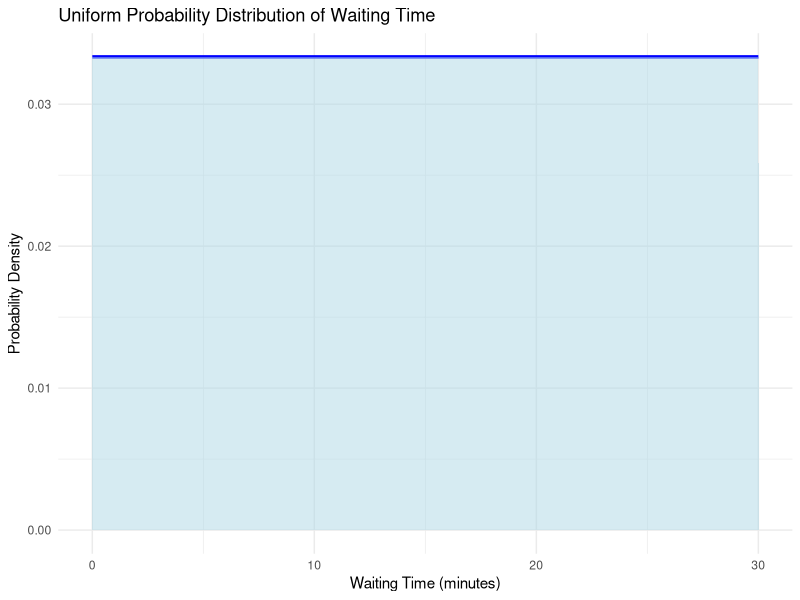
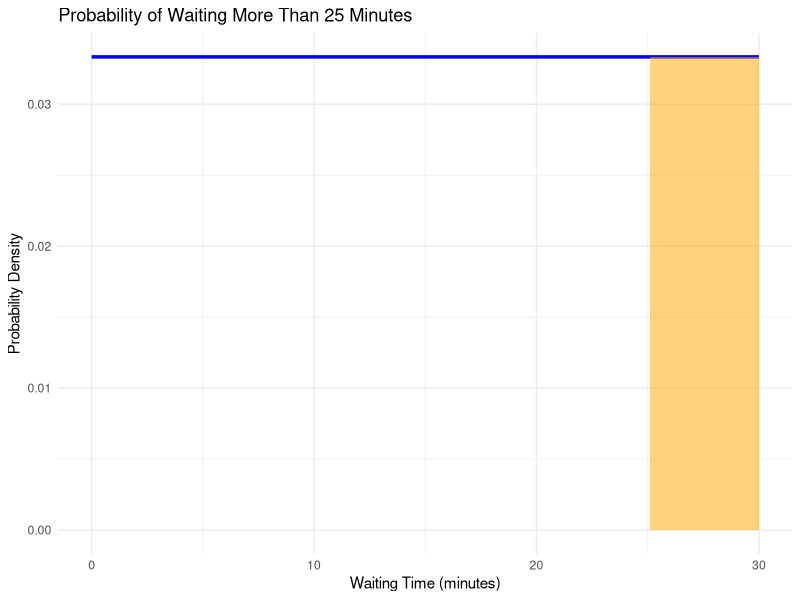
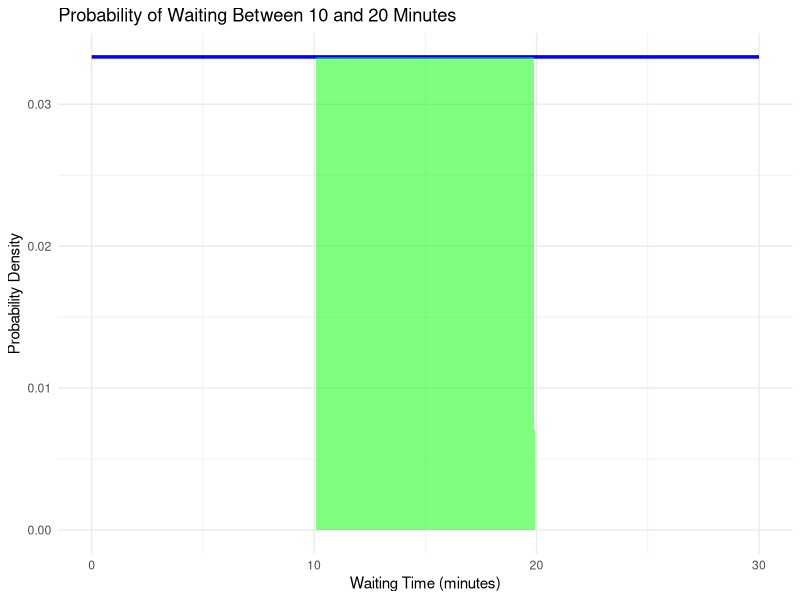

The R script that drew these images, in order:
#Page No.211
library(ggplot2)

min_time <- 0
max_time <- 30
height <- 1 / (max_time - min_time) 
height <- 1 / (max_time - min_time)
area <- height * (max_time - min_time)
mean_wait <- (min_time + max_time) / 2
std_dev <- sqrt((max_time - min_time)^2 / 12)
p_more_than_25 <- height * (max_time - 25)
p_between_10_20 <- height * (20 - 10)

cat("Height of uniform distribution:", height, "\n")
cat("Area of uniform distribution:", area, "\n")
cat("Mean wait time:", mean_wait, "minutes\n")
cat("Standard deviation of wait times:", round(std_dev, 2), "minutes\n")
cat("P(wait > 25):", round(p_more_than_25, 4), "\n")
cat("P(10 < wait < 20):", round(p_between_10_20, 4), "\n")


x_vals <- seq(min_time, max_time, by = 0.1)
y_vals <- rep(height, length(x_vals))
df <- data.frame(x = x_vals, y = y_vals)

ggplot(df, aes(x, y)) +
  geom_line(size = 1.2, color = "blue") +
  geom_area(fill = "lightblue", alpha = 0.5) +
  ggtitle("Uniform Probability Distribution of Waiting Time") +
  xlab("Waiting Time (minutes)") + ylab("Probability Density") +
  theme_minimal()

ggplot(df, aes(x, y)) +
  geom_line(size = 1.2, color = "blue") +
  geom_area(data = subset(df, x > 25), aes(x, y), fill = "orange", alpha = 0.5) +
  ggtitle("Probability of Waiting More Than 25 Minutes") +
  xlab("Waiting Time (minutes)") + ylab("Probability Density") +
  theme_minimal()

ggplot(df, aes(x, y)) +
  geom_line(size = 1.2, color = "blue") +
  geom_area(data = subset(df, x > 10 & x < 20), aes(x, y), fill = "green", alpha = 0.5) +
  ggtitle("Probability of Waiting Between 10 and 20 Minutes") +
  xlab("Waiting Time (minutes)") + ylab("Probability Density") +
  theme_minimal()
